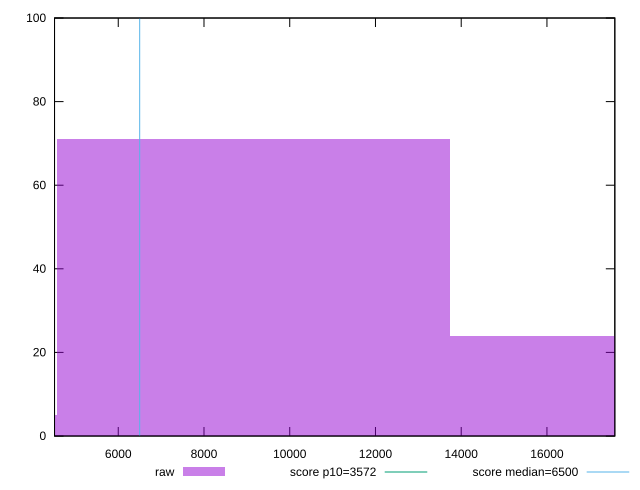

Write the gnuplot code that produced this figure.
reset

$raw <<EOF
9152.402246323705 71
18304.80449264741 24
0 5
EOF

set key outside below
set boxwidth 9152.402246323705
set xrange [4513.504999999999:17583.37]
set yrange [0:100]
set trange [0:100]
set style fill transparent solid 0.5 noborder

set parametric
set terminal svg size 640, 490 enhanced background rgb 'white'
set output "report_00015_2021-02-09T16-11-33.973Z/first-cpu-idle/samples/pages+cached/raw/histogram.svg"

plot $raw title "raw" with boxes, \
     3572,t title "score p10=3572", \
     6500,t title "score median=6500"

reset
